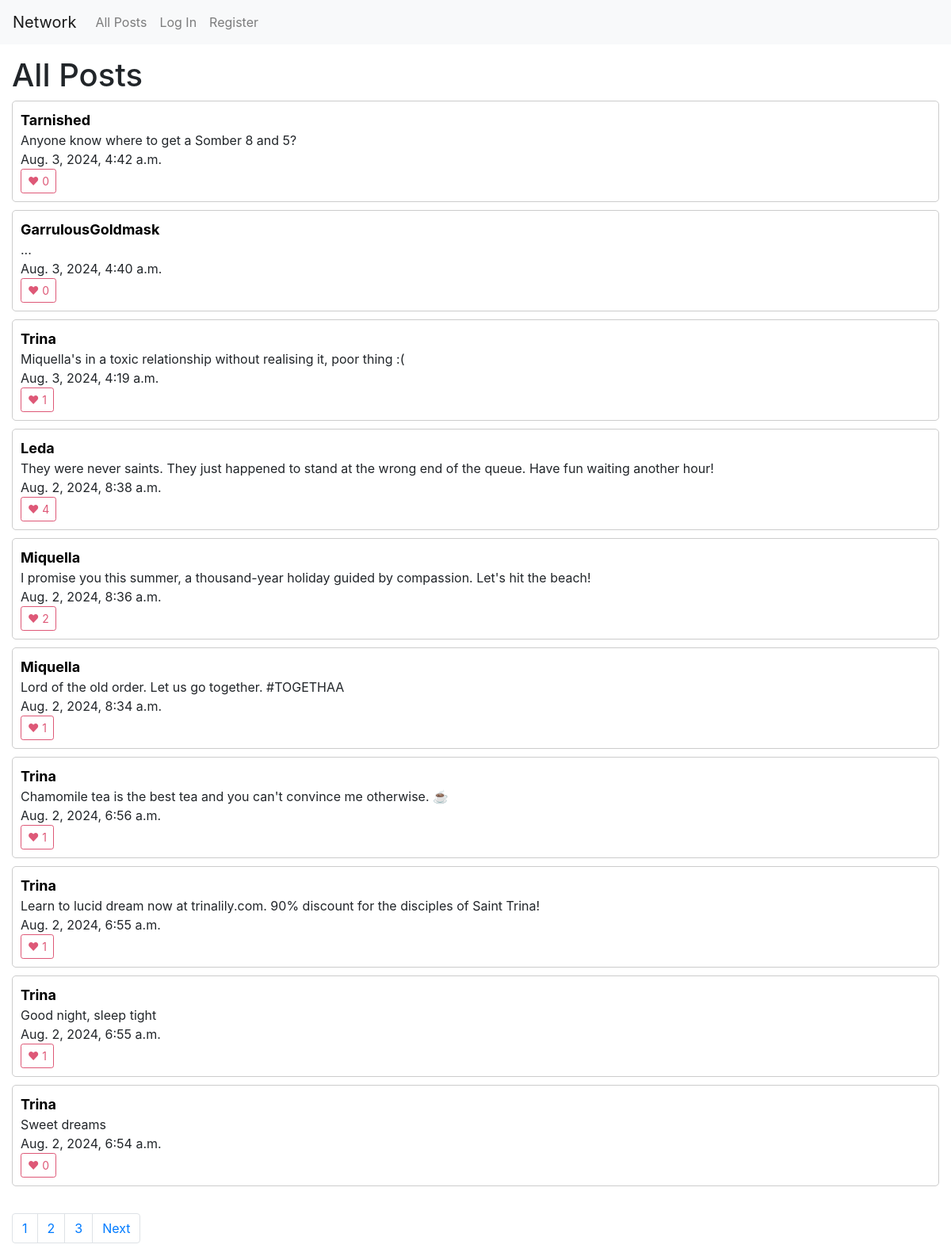
The page /all-posts/1 on the database its author committed.
### network/models.py (models this page shows, shortened)
class Post(models.Model):
    user = models.ForeignKey("User", on_delete=models.CASCADE, related_name="posts")
    content = models.TextField(blank=True)
    timestamp = models.DateTimeField(auto_now_add=True)
    likes = models.IntegerField(default=0)
    likes_users = models.ManyToManyField("User", related_name="likes", null=True)

class User(AbstractUser):
    followers = models.ManyToManyField('self', related_name="following", null=True)
    following = models.ManyToManyField('self', related_name="followers",null=True)

### network/views.py (the view)
# urls.py: path("all-posts/<int:page_num>", views.all_posts, name="all_posts"),
def all_posts(request, page_num):
    posts = Post.objects.all()
    posts = posts.order_by("-timestamp").all()
    p = Paginator(posts, 10)
    page_obj = p.get_page(page_num)
    prev_page = None
    has_prev_page = False
    if page_obj.has_previous():
        prev_page = page_obj.previous_page_number()
        has_prev_page = True
    next_page = None
    has_next_page = False
    if page_obj.has_next():
        next_page = page_obj.next_page_number()
        has_next_page = True
    return render(request, 'network/all.html', {
        "username":request.user,
        "posts": page_obj,
        "pages": p,
        "prev_page": prev_page,
        "has_prev_page": has_prev_page,
        "next_page": next_page,
        "has_next_page": has_next_page,
    })

### network/templates/network/all.html (shortened to what this page needs)
{% extends "network/layout.html" %}
{% load static %}
{% block body %}
  <h1>All Posts</h1>
  {% for post in posts %}
  <div id="post-container">
      <a href="{% url 'user' post.user.username 1 %}" class="username-link">{{ post.user.username }}</a>
      <div id="content-{{ post.id }}">{{ post.content }}</div>
      {{ post.timestamp }} <br>
      <button id="like-{{ post.id }}" onclick="toggle_like({{ post.id }})" class="like-btn">♥ {{ post.likes_users.count }}</button>
  </div>
  {% endfor %}
  <br>
  <nav aria-label="Page navigation example">
    <ul class="pagination">
      {% for page in pages %}
        <li class="page-item"><a class="page-link"  href="{% url 'all_posts' page.number%}">{{ page.number }}</a></li>
      {% endfor %}
      {% if has_next_page %}
        <li class="page-item"><a class="page-link" href="{% url 'all_posts' next_page %}">Next</a></li>
      {% endif  %}
    </ul>
  </nav>
{% endblock %}

### network/static/network/styles.css (style rules this page uses)
#post-container { align-items: center; border: 1px solid #ccc; padding: 10px; margin-bottom: 10px; border-radius: 5px; }
.username-link { color:black; font-weight: bold; font-size: large; }
.like-btn { display: inline-block; font-weight: 400; text-align: center; vertical-align: middle; user-select: none; background-color: transparent; border: 1px solid transparent; transition: color .15s ease-in-out,background-color .15s ease-in-out,border-color .15s ease-in-out,box-shadow .15s ease-in-out; padding: .25rem .5rem; font-size: .875rem; line-height: 1.5; border-radius: .2rem; color: #de5877; border-color: #de5877; }

### rows shown on the page
Post: user.username "Tarnished", content "Anyone know where to get a Somber 8 and 5?", timestamp "Aug. 3, 2024, 4:42 a.m.", likes_users.count "0"
Post: user.username "GarrulousGoldmask", content "...", timestamp "Aug. 3, 2024, 4:40 a.m.", likes_users.count "0"
Post: user.username "Trina", content "Miquella's in a toxic relationship without realising it, poor thing :(", timestamp "Aug. 3, 2024, 4:19 a.m.", likes_users.count "1"
Post: user.username "Leda", content "They were never saints. They just happened to stand at the wrong end of the queue. Have fun waiting another hour!", timestamp "Aug. 2, 2024, 8:38 a.m.", likes_users.count "4"
Post: user.username "Miquella", content "I promise you this summer, a thousand-year holiday guided by compassion. Let's hit the beach!", timestamp "Aug. 2, 2024, 8:36 a.m.", likes_users.count "2"
Post: user.username "Miquella", content "Lord of the old order. Let us go together. #TOGETHAA", timestamp "Aug. 2, 2024, 8:34 a.m.", likes_users.count "1"
Post: user.username "Trina", content "Chamomile tea is the best tea and you can't convince me otherwise. ☕️", timestamp "Aug. 2, 2024, 6:56 a.m.", likes_users.count "1"
Post: user.username "Trina", content "Learn to lucid dream now at trinalily.com. 90% discount for the disciples of Saint Trina!", timestamp "Aug. 2, 2024, 6:55 a.m.", likes_users.count "1"
Post: user.username "Trina", content "Good night, sleep tight", timestamp "Aug. 2, 2024, 6:55 a.m.", likes_users.count "1"
Post: user.username "Trina", content "Sweet dreams", timestamp "Aug. 2, 2024, 6:54 a.m.", likes_users.count "0"

### other values the page prints
{{ page.number }} "1" "2" "3"
